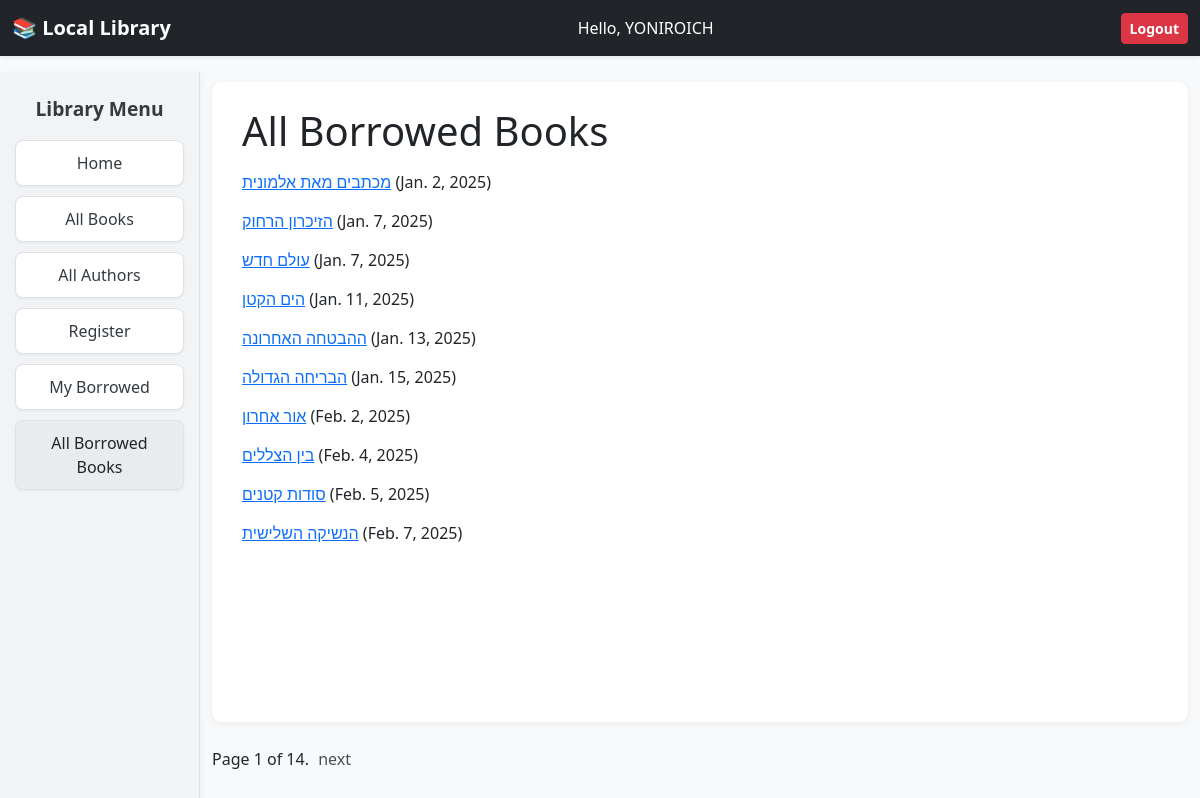
/catalog/allborrowed/ (signed in), run on the app's committed database.
### catalog/models.py (models this page shows, shortened)
class BookInstance(models.Model):
    id = models.UUIDField(
        primary_key=True,
        default=uuid.uuid4,
        help_text="Unique ID for this particular book across whole library"
    )
    book = models.ForeignKey('Book', on_delete=models.RESTRICT, null=True)
    imprint = models.CharField(max_length=200)
    due_back = models.DateField(null=True, blank=True)
    LOAN_STATUS = (
        ('m', 'Maintenance'),
        ('o', 'On loan'),
        ('a', 'Available'),
        ('r', 'Reserved'),
    )
    status = models.CharField(
        max_length=1,
        choices=LOAN_STATUS,
        blank=True,
        default='m',
        help_text='Book availability',
    )
    borrower = models.ForeignKey(settings.AUTH_USER_MODEL, on_delete=models.SET_NULL, null=True, blank=True)
    class Meta:
        ordering = ['due_back']
        permissions = (("can_mark_returned", "Set book as returned"),)
    def __str__(self):
        return f'{self.id} ({self.book.title})'

class Book(models.Model):
    title = models.CharField(max_length=200)
    author = models.ForeignKey('Author', on_delete=models.RESTRICT, null=True)
    language = models.ForeignKey('Language', on_delete=models.SET_NULL, null=True)
    summary = models.TextField(
        max_length=1000, help_text="Enter a brief description of the book")
    isbn = models.CharField('ISBN', max_length=13,
                            unique=True,
                            help_text='13 Character <a href="https://www.isbn-international.org/content/what-isbn'
                                      '">ISBN number</a>')
    genre = models.ManyToManyField(
        Genre, help_text="Select a genre for this book")

### catalog/views.py (the view)
# urls.py: path('allborrowed/', views.LoanedBooksByStafListView.as_view(), name='book-borrowed')
class LoanedBooksByStafListView(LoginRequiredMixin, generic.ListView):
    model = BookInstance
    template_name = 'catalog/bookinstance_list_borrowed_stef.html'
    context_object_name = 'bookinstance_list'
    paginate_by = 10
    def get_queryset(self):
       qs = BookInstance.objects.filter(status__exact='o').order_by('due_back')
       print(">>> FOUND:", qs)
       return qs

### catalog/templates/catalog/bookinstance_list_borrowed_stef.html (shortened to what this page needs)
{% extends "base_generic.html" %}
{% block content %}
  <h1> All Borrowed Books</h1>
  {% if perms.can_mark_returned %}
    <tr>
      {% for bookinst in bookinstance_list %}
        <tb class="{% if bookinst.is_overdue %}text-danger{% endif %}">
          <a href="{% url 'book-detail' bookinst.book.pk %}">{{ bookinst.book.title }}</a> ({{ bookinst.due_back }})
        </tb>
      {% endfor %}
    </tr>
  {% else %}
    <p>There are no books borrowed.</p>
  {% endif %}
{% endblock %}

### catalog/templates/base_generic.html (shortened to what this page needs)
<!doctype html>
<html lang="en">
  <head>
    <link href="https://cdn.jsdelivr.net/npm/bootstrap@5.3.3/dist/css/bootstrap.min.css"
      rel="stylesheet"
>
    {% load static %}
    <link rel="stylesheet" href="{% static 'css/styles.css' %}" />
  </head>
  <body>
    <nav class="navbar navbar-expand-lg navbar-dark bg-dark shadow-sm mb-3">
      <div class="container-fluid">
        <a class="navbar-brand fw-semibold" href="{% url 'index' %}">📚 Local Library</a>
        {% if user.is_authenticated %}
          <span class="navbar-text text-white me-3">
            Hello, {{ user.get_username }}
          </span>
          <form id="logout-form" method="post" action="{% url 'logout' %}" class="d-inline">
            <button type="submit" class="btn btn-danger btn-sm fw-semibold">Logout</button>
          </form>
        {% else %}
          <a href="{% url 'login' %}?next={{ request.path }}" class="btn btn-outline-light btn-sm fw-semibold">Login</a>
        {% endif %}
      </div>
    </nav>
    <div class="container-fluid">
      <div class="row">
        <div class="col-sm-2 sidebar-container">
          {% block sidebar %}
          <div class="sidebar">
            <h4 class="sidebar-title">Library Menu</h4>
            <a href="{% url 'index' %}" class="sidebar-btn">Home</a>
            <a href="{% url 'books' %}" class="sidebar-btn">All Books</a>
            <a href="{% url 'authors' %}" class="sidebar-btn">All Authors</a>
            <a href="{% url 'register' %}" class="sidebar-btn">Register</a>
            {% if user.is_authenticated %}
              <a href="{% url 'my-borrowed' %}" class="sidebar-btn">My Borrowed</a>
            {% else %}
              <a href="{% url 'login' %}?next={{ request.path }}" class="sidebar-btn">Login</a>
            {% endif %}
            {% if perms.catalog.can_mark_returned %}
              <a href="{% url 'book-borrowed' %}" class="sidebar-btn librarian-btn">All Borrowed Books</a>
            {% endif %}
          </div>
          {% endblock %}
        </div>
        <div class="col-sm-10">
          <div class="content-card">
            {% block content %}{% endblock %}
          </div>
          {% block pagination %}
            {% if is_paginated %}
              <div class="pagination">
                <span class="page-links">
                  <span class="page-current">
                    Page {{ page_obj.number }} of {{ page_obj.paginator.num_pages }}.
                  </span>
                  {% if page_obj.has_next %}
                    <a href="{{ request.path }}?page={{ page_obj.next_page_number }}">next</a>
                  {% endif %}
                </span>
              </div>
            {% endif %}
          {% endblock %}
        </div>
      </div>
    </div>
  </body>
</html>

### catalog/static/css/styles.css (style rules this page uses)
body { font-family: 'Poppins', 'Segoe UI', Arial, sans-serif; background-color: #f8f9fa; color: #212529; }
.sidebar-container { background-color: #f1f3f5; min-height: 100vh; padding: 25px 15px; border-right: 1px solid #dee2e6; box-shadow: 2px 0 5px rgba(0,0,0,0.03); }
.sidebar { display: flex; flex-direction: column; align-items: stretch; }
.sidebar-title { font-size: 1.2rem; font-weight: 600; color: #343a40; text-align: center; margin-bottom: 20px; }
.sidebar-btn { display: block; width: 100%; background-color: #ffffff; color: #343a40; border: 1px solid #dee2e6; border-radius: 8px; font-weight: 500; text-decoration: none; padding: 10px 14px; text-align: center; margin-bottom: 10px; transition: all 0.25s ease-in-out; box-shadow: 0 1px 3px rgba(0,0,0,0.05); }
.librarian-btn { background-color: #e9ecef; color: #212529; }
.content-card { background-color: white; border-radius: 10px; padding: 25px 30px; box-shadow: 0 2px 8px rgba(0,0,0,0.06); margin-top: 10px; min-height: 80vh; }
.pagination { margin-top: 25px; text-align: center; }
.pagination a { margin: 0 5px; text-decoration: none; color: #495057; }

### data on the page
BookInstance: book "מכתבים מאת אלמונית", due_back "Jan. 2, 2025"
BookInstance: book "הזיכרון הרחוק", due_back "Jan. 7, 2025"
BookInstance: book "עולם חדש", due_back "Jan. 7, 2025"
BookInstance: book "הים הקטן", due_back "Jan. 11, 2025"
BookInstance: book "ההבטחה האחרונה", due_back "Jan. 13, 2025"
BookInstance: book "הבריחה הגדולה", due_back "Jan. 15, 2025"
BookInstance: book "אור אחרון", due_back "Feb. 2, 2025"
BookInstance: book "בין הצללים", due_back "Feb. 4, 2025"
BookInstance: book "סודות קטנים", due_back "Feb. 5, 2025"
BookInstance: book "הנשיקה השלישית", due_back "Feb. 7, 2025"

### other printed values
{{ user.get_username }} "YONIROICH"
{{ page_obj.number }} "1"
{{ page_obj.paginator.num_pages }} "14"
